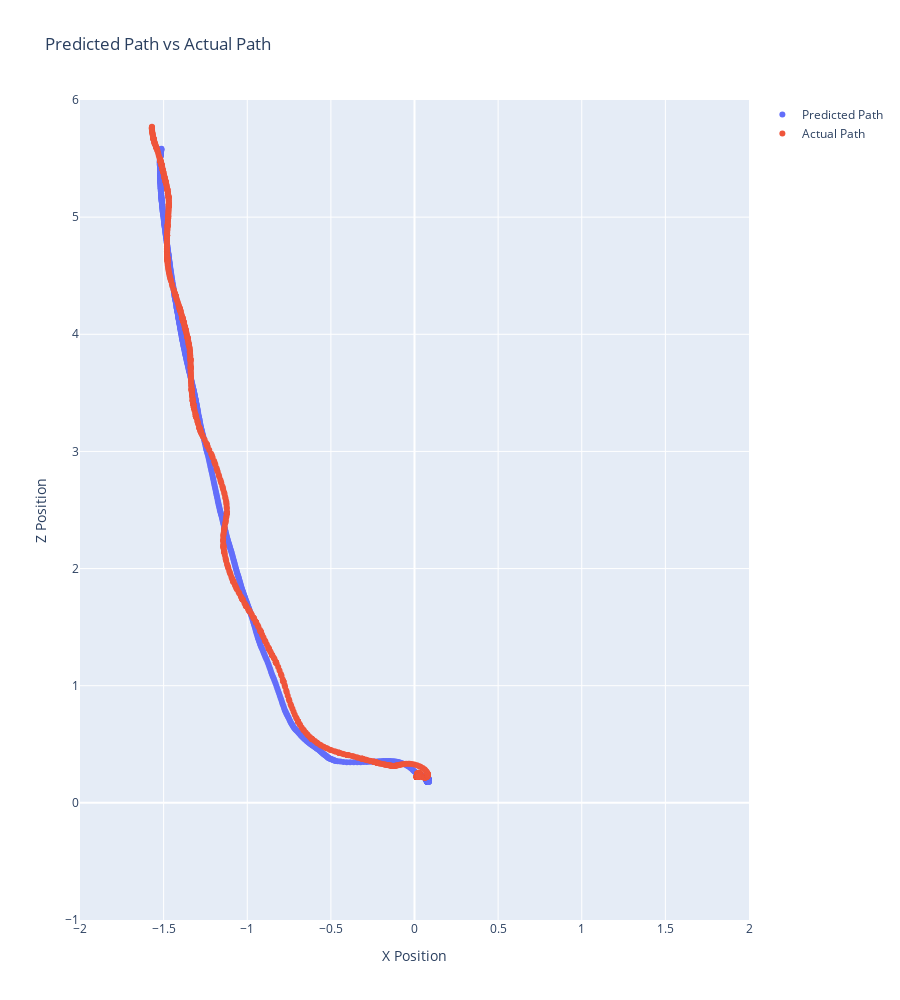
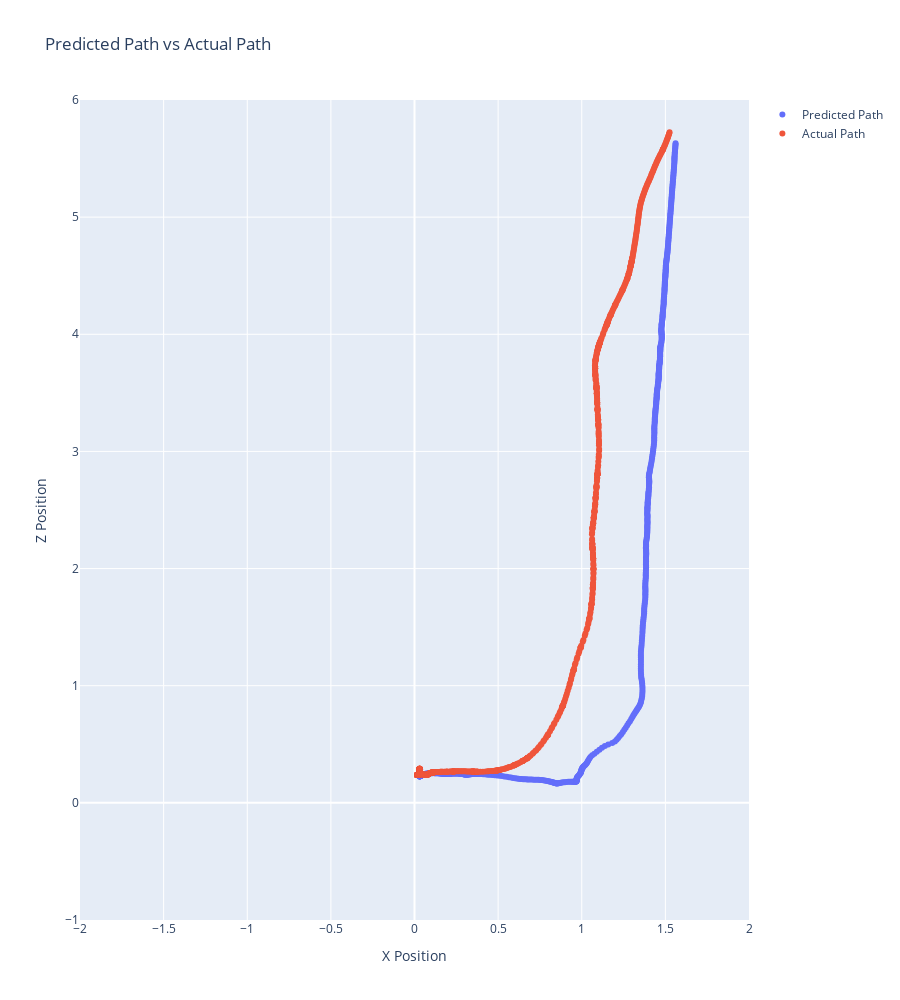
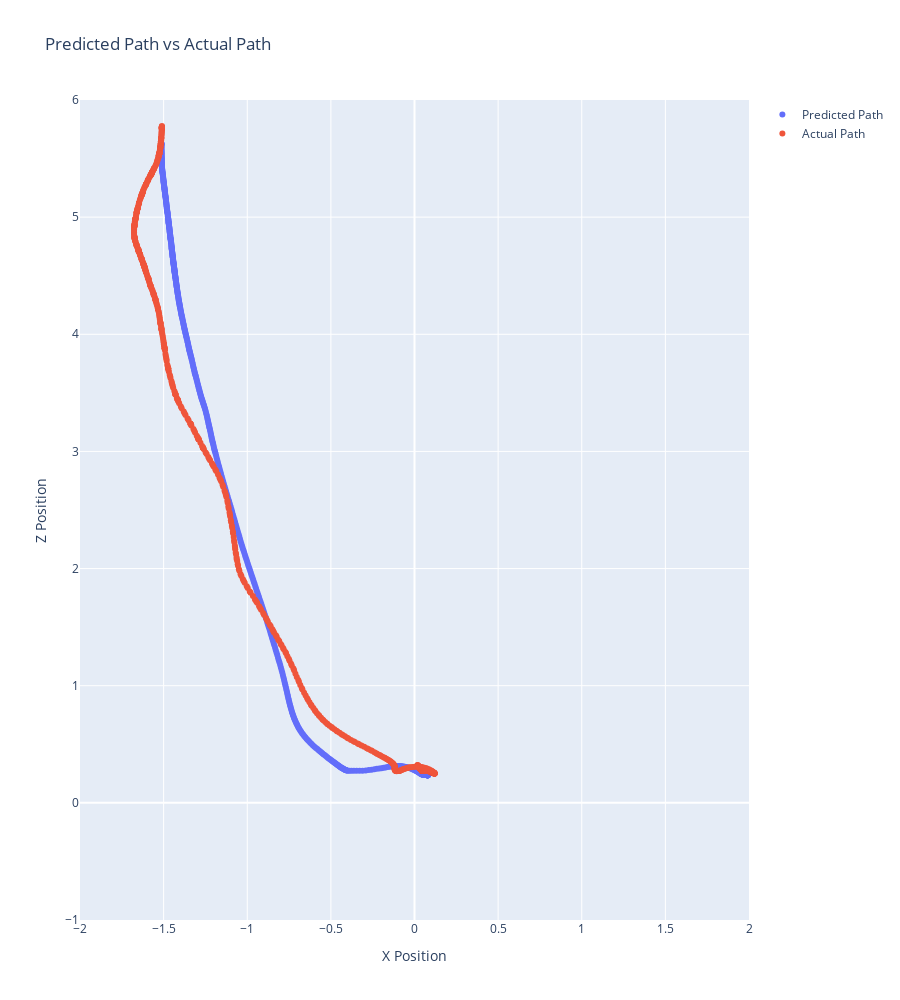
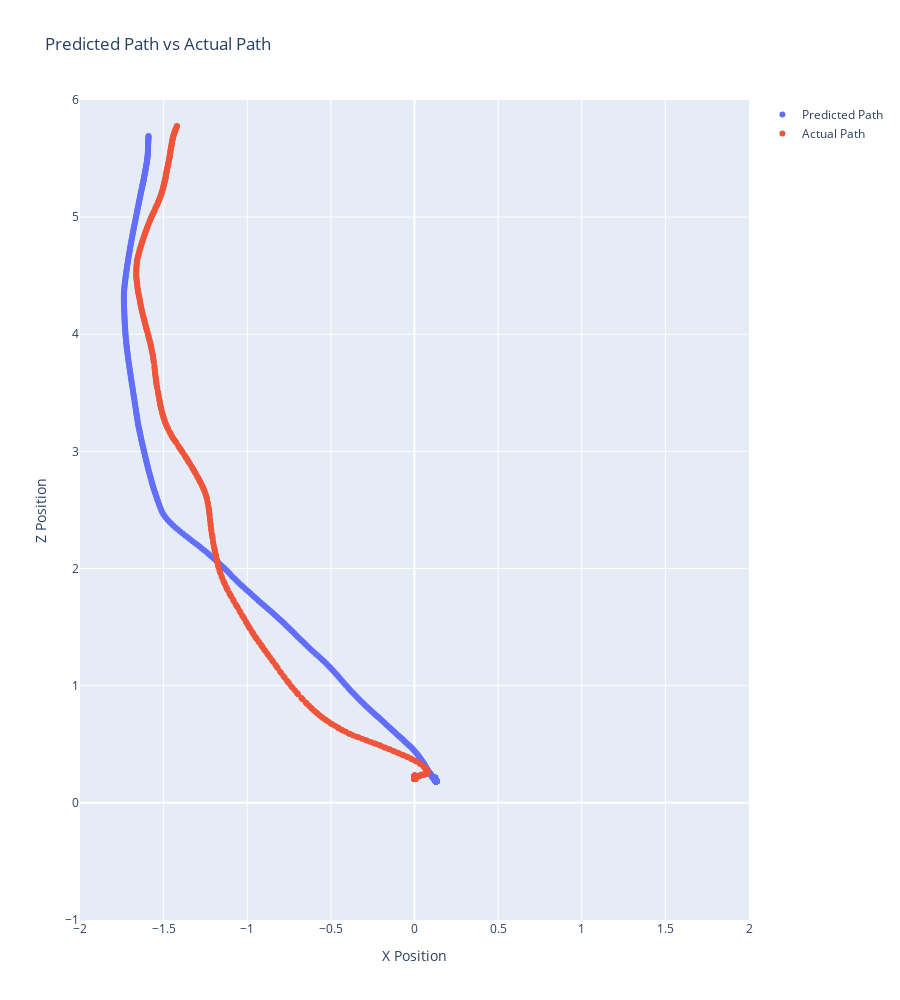

These figures' notebook cell, in order:
### Markdown cell above
Graph predictions of test data

### Code cell
import plotly.express as px
import plotly.graph_objects as go

# Function to graph trial
def graph_trial(test_sequence):
    # Create sequences of the data
    x_data, y_data = create_sequence(test_sequence, SEQUENCE_LENGTH)
    x_data = np.array(x_data)
    y_data = np.array(y_data)

    # Make a prediction with untrained data
    prediction = model.predict(x_data)
    values = y_data

    # Set x and z values to be graphed for prediction and actual
    prediction = np.array(prediction)
    prediction_x = prediction[:, 0]
    prediction_z = prediction[:, 1]

    values = np.array(values)
    values_x = values[:, 0]
    values_z = values[:, 1]

    graph_df = pd.DataFrame()
    graph_df['prediction_x'] = prediction_x
    graph_df['prediction_z'] = prediction_z
    graph_df['values_x'] = values_x
    graph_df['values_z'] = values_z

    fig = go.Figure()
    fig.add_trace(go.Scatter(x=prediction_x, y=prediction_z, name='Predicted Path', mode='markers'))
    fig.add_trace(go.Scatter(x=values_x, y=values_z, name='Actual Path', mode='markers'))
    fig.update_xaxes(range=[-2,2])
    fig.update_yaxes(range=[-1,6])
    fig.update_layout(
        title='Predicted Path vs Actual Path',
        xaxis_title='X Position',
        yaxis_title='Z Position',
        height= 1000
    )
    return fig

graphs = []
for sequence in test_sequences:
    graphs.append(graph_trial(sequence))

for fig in graphs[:5]:
    fig.show()

### Figure 1 — Plotly figure (JSON) as saved in the notebook; plotly's stock layout.template omitted (floating-point values rounded to 4 significant figures; data arrays with more than 128 entries replaced by an {"elided": "..."} marker saying what was removed)
{"data": [{"mode": "markers", "name": "Predicted Path", "type": "scatter", "x": {"elided": "865 float values"}, "y": {"elided": "865 float values"}}, {"mode": "markers", "name": "Actual Path", "type": "scatter", "x": {"elided": "865 float values"}, "y": {"elided": "865 float values"}}], "layout": {"height": 1000, "title": {"text": "Predicted Path vs Actual Path"}, "xaxis": {"range": [-2, 2], "title": {"text": "X Position"}}, "yaxis": {"range": [-1, 6], "title": {"text": "Z Position"}}}}

### Figure 2 — Plotly figure (JSON) as saved in the notebook; plotly's stock layout.template omitted (floating-point values rounded to 4 significant figures; data arrays with more than 128 entries replaced by an {"elided": "..."} marker saying what was removed)
{"data": [{"mode": "markers", "name": "Predicted Path", "type": "scatter", "x": {"elided": "834 float values"}, "y": {"elided": "834 float values"}}, {"mode": "markers", "name": "Actual Path", "type": "scatter", "x": {"elided": "834 float values"}, "y": {"elided": "834 float values"}}], "layout": {"height": 1000, "title": {"text": "Predicted Path vs Actual Path"}, "xaxis": {"range": [-2, 2], "title": {"text": "X Position"}}, "yaxis": {"range": [-1, 6], "title": {"text": "Z Position"}}}}

### Figure 3 — Plotly figure (JSON) as saved in the notebook; plotly's stock layout.template omitted (floating-point values rounded to 4 significant figures; data arrays with more than 128 entries replaced by an {"elided": "..."} marker saying what was removed)
{"data": [{"mode": "markers", "name": "Predicted Path", "type": "scatter", "x": {"elided": "750 float values"}, "y": {"elided": "750 float values"}}, {"mode": "markers", "name": "Actual Path", "type": "scatter", "x": {"elided": "750 float values"}, "y": {"elided": "750 float values"}}], "layout": {"height": 1000, "title": {"text": "Predicted Path vs Actual Path"}, "xaxis": {"range": [-2, 2], "title": {"text": "X Position"}}, "yaxis": {"range": [-1, 6], "title": {"text": "Z Position"}}}}

### Figure 4 — Plotly figure (JSON) as saved in the notebook; plotly's stock layout.template omitted (floating-point values rounded to 4 significant figures; data arrays with more than 128 entries replaced by an {"elided": "..."} marker saying what was removed)
{"data": [{"mode": "markers", "name": "Predicted Path", "type": "scatter", "x": {"elided": "587 float values"}, "y": {"elided": "587 float values"}}, {"mode": "markers", "name": "Actual Path", "type": "scatter", "x": {"elided": "587 float values"}, "y": {"elided": "587 float values"}}], "layout": {"height": 1000, "title": {"text": "Predicted Path vs Actual Path"}, "xaxis": {"range": [-2, 2], "title": {"text": "X Position"}}, "yaxis": {"range": [-1, 6], "title": {"text": "Z Position"}}}}
